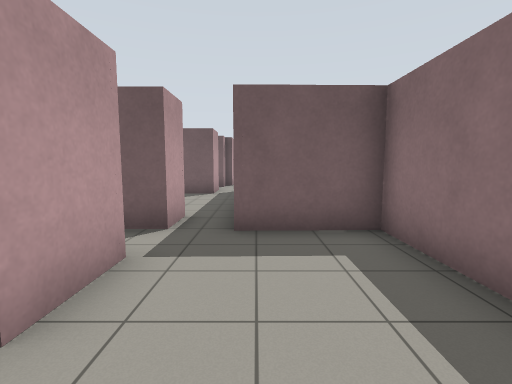
view 1 (above)

12 first-person views from a walk through a world built for the Gazebo simulator. The camera is 1.2 m above the floor, tilts 6° down and sees 85° across. The floor is counted in squares, 1 m on a side. Each view is taken from the middle of a square. On the plan, view 1 faces up. The plan holds only what a view shows up to about 12 squares ahead; the rest is blank. The place goes on beyond the plan.

view 2
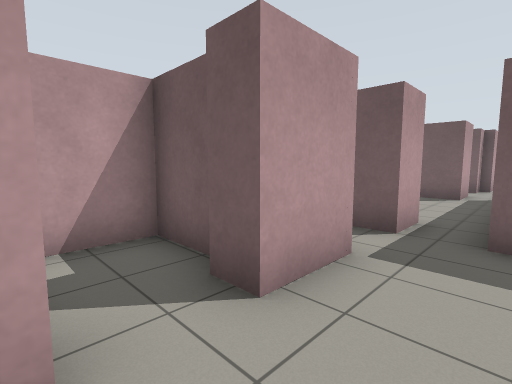

view 3
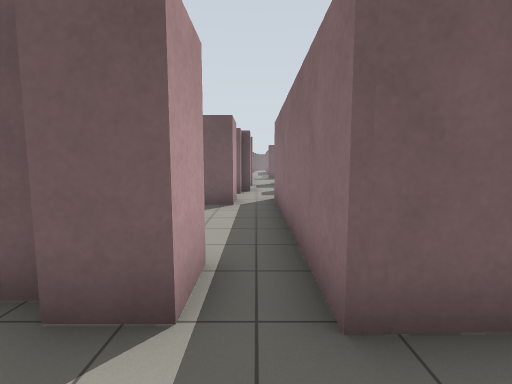

view 4
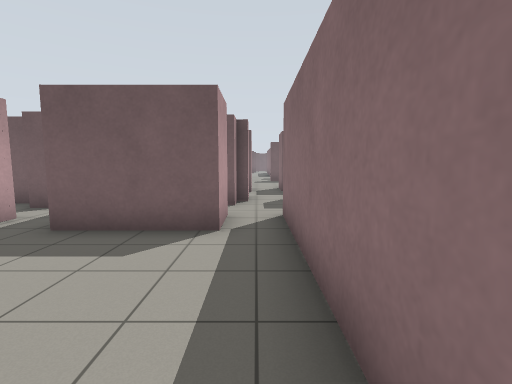

view 5
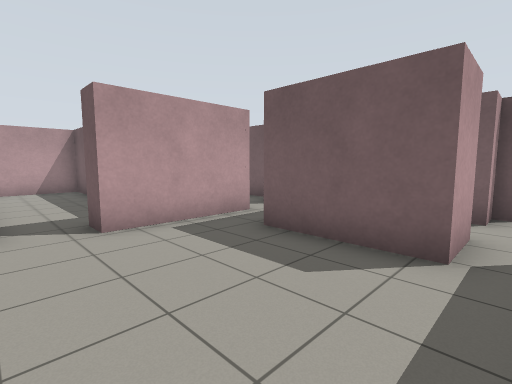

view 6
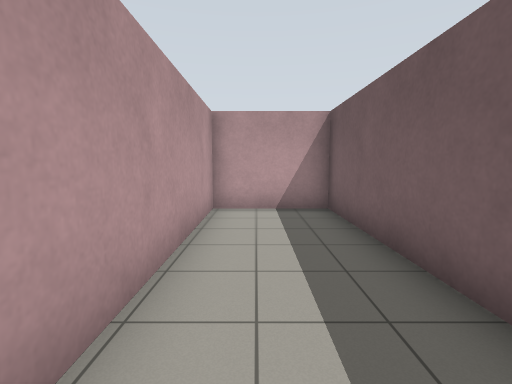

view 7
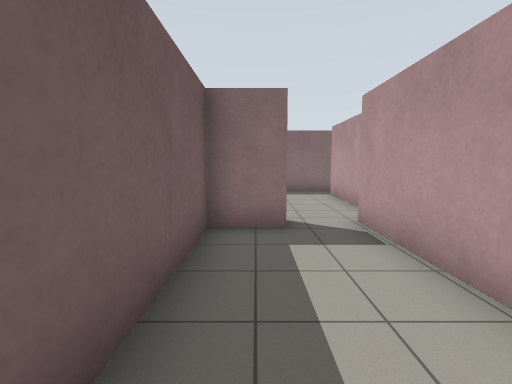

view 8
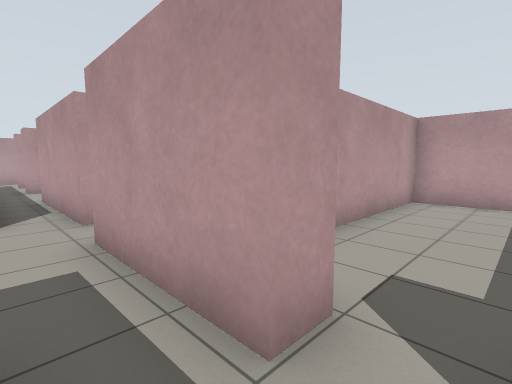

view 9
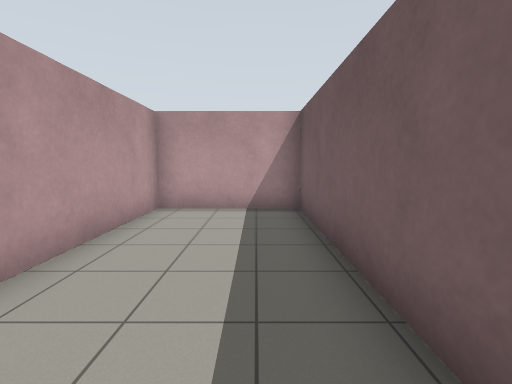

view 10
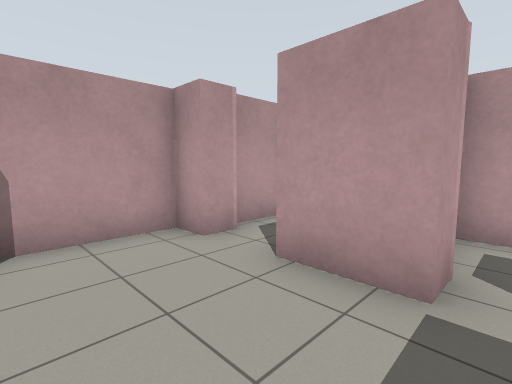

view 11
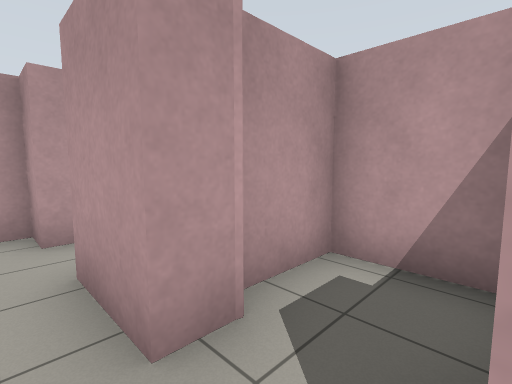

view 12
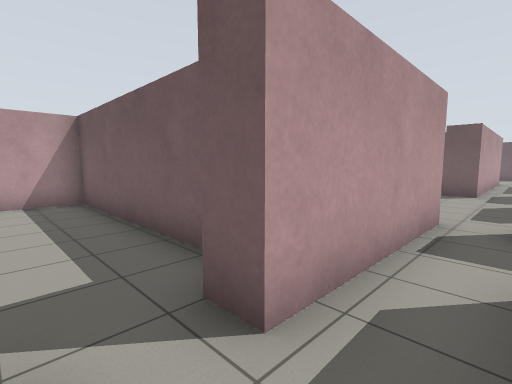

### Floor plan
Ten units are one square. View 1 is at (0, 0); x grows to the right and y downward. Boxes are objects, and circles mark ways between rooms. Rooms are numbered by the first view taken in them; rooms with no view inside come last. Other rooms are left out.
<svg viewBox="-148 -159 175 171">
<path fill="none" stroke="#000" d="M-16 -35 -16 -17 -25 -17M-29 -21 -43 -21 -43 -5M-24 -2 -16 -2 -16 7 9 7M22 -22 22 -49 -4 -48M-39 1 -25 1M-45 -62 -16 -62 -16 -50M-62 -104 -62 -84M-4 -48 -4 -124M-16 -124 -16 -109 -47 -109M-62 -84 -69 -84 -69 -99 -143 -99 -143 -69 -64 -69M-70 -119 -62 -119 -62 -104M-62 -154 -62 -134M-76 -141 -143 -141 -143 -104 -96 -104M-62 -134 -71 -134M-25 -35 -16 -35M-43 -49 -43 -31 -26 -31M-16 -50 -26 -50"/>
<circle cx="-10" cy="-55" r="3" fill="#2a7"/>
<circle cx="-20" cy="-40" r="3" fill="#2a7"/>
<circle cx="-70" cy="-80" r="3" fill="#2a7"/>
<circle cx="-50" cy="-115" r="3" fill="#2a7"/>
<circle cx="-70" cy="-130" r="3" fill="#2a7"/>
<text x="-10" y="-20">1</text>
<text x="-30" y="-80">2</text>
<text x="-110" y="-80">3</text>
<text x="-50" y="-130">4</text>
<text x="-110" y="-120">5</text>
<text x="-30" y="-40">6</text>
</svg>
Room 1 opens to room 2. Room 1 opens to room 6. Room 2 opens to room 3. Room 2 opens to room 4. Room 4 opens to room 5.

Where each view was taken, in squares from view 1:
view 1: 0 up, 0 right, facing up
view 2: 0 up, 0 right, facing up-left
view 3: 3 up, 1 left, facing up
view 4: 6 up, 1 left, facing up
view 5: 7 up, 1 left, facing up-left
view 6: 8 up, 7 left, facing left
view 7: 9 up, 12 left, facing right
view 8: 13 up, 5 left, facing down-left
view 9: 13 up, 7 left, facing left
view 10: 4 up, 1 right, facing down-left
view 11: 5 up, 1 left, facing down-left
view 12: 12 up, 5 left, facing up-left
